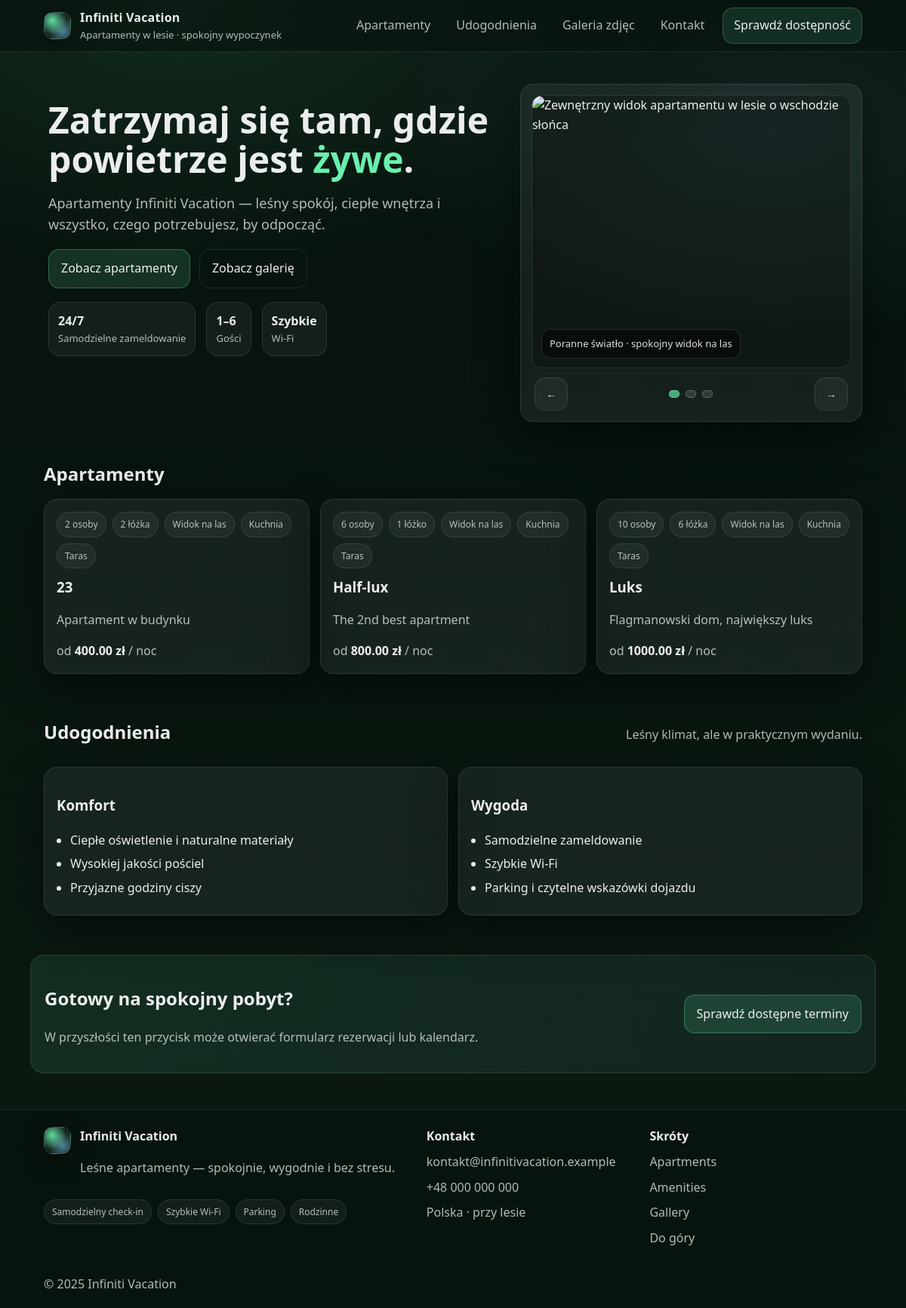
The app's page /website/ with its own data.
### infiniti_vacation/models.py (models this page shows, shortened)
class Apartment(models.Model):
    name = models.CharField(_("Name"), max_length=120)
    slug = models.SlugField(_("Slug"), max_length=140, unique=True)
    short_description = models.CharField(
        _("Short description"), max_length=220, blank=True
    )
    description = models.TextField(_("Description"), blank=True)
    guests_max = models.PositiveSmallIntegerField(_("Max guests"), default=2)
    beds = models.PositiveSmallIntegerField(_("Beds"), default=1)
    has_kitchen = models.BooleanField(_("Kitchen"), default=False)
    has_terrace = models.BooleanField(_("Terrace"), default=False)
    forest_view = models.BooleanField(_("Forest view"), default=True)
    price_per_night_pln = models.DecimalField(
        _("Price per night (PLN)"), max_digits=8, decimal_places=2
    )
    cover_image_path = models.CharField(
        _("Cover image path"),
        max_length=255,
        blank=True,
        help_text=_(
            "Example: infinitivacation/img/apt-1.jpg or static path: "
            "infiniti_vacation/img/slide-1.jpg"
        ),
    )
    is_active = models.BooleanField(_("Active"), default=True)
    created_at = models.DateTimeField(_("Created at"), auto_now_add=True)
    updated_at = models.DateTimeField(_("Updated at"), auto_now=True)
    class Meta:
        verbose_name = _("Apartment")
        verbose_name_plural = _("Apartments")
        ordering = ["name"]
        indexes = [
            models.Index(fields=["is_active"]),
            models.Index(fields=["slug"]),
        ]

### infiniti_vacation/views.py (the view)
# urls.py: path("", home, name="home"),
def home(request):
    apartments = Apartment.objects.filter(is_active=True).order_by("name")
    return render(request, "infiniti_vacation/page.html", {"apartments": apartments})

### infiniti_vacation/templates/infiniti_vacation/page.html (shortened to what this page needs)
{% load static %}
<!doctype html>
<html lang="pl">
<head>
  <link rel="stylesheet" href="{% static 'infiniti_vacation/css/site.css' %}">
</head>
<body>
  {% include "infiniti_vacation/partials/header.html" %}
  <main id="main">
    <section class="hero" id="top">
      <div class="container hero-grid">
        <div class="hero-copy">
          <h1>Zatrzymaj się tam, gdzie powietrze jest <span class="accent">żywe</span>.</h1>
          <p class="lead">
            Apartamenty Infiniti Vacation — leśny spokój, ciepłe wnętrza i wszystko, czego potrzebujesz, by odpocząć.
          </p>
          <div class="hero-actions">
            <a class="btn primary" href="#apartments">Zobacz apartamenty</a>
            <a class="btn ghost" href="#gallery">Zobacz galerię</a>
          </div>
          <div class="hero-stats" role="list" aria-label="Najważniejsze informacje">
            <div class="stat" role="listitem"><strong>24/7</strong><span>Samodzielne zameldowanie</span></div>
            <div class="stat" role="listitem"><strong>1–6</strong><span>Gości</span></div>
            <div class="stat" role="listitem"><strong>Szybkie</strong><span>Wi-Fi</span></div>
          </div>
        </div>
        <div class="slider card" id="gallery" aria-label="Galeria zdjęć apartamentów">
          <div class="slider-viewport" data-slider>
            <figure class="slide is-active">
              <figcaption>Poranne światło · spokojny widok na las</figcaption>
            </figure>
          </div>
          <div class="slider-ui">
            <button class="icon-btn" type="button" data-prev aria-label="Poprzednie zdjęcie">←</button>
            <div class="dots" role="tablist" aria-label="Wybierz zdjęcie">
              <button class="dot is-active" type="button" data-dot="0" role="tab" aria-selected="true"></button>
              <button class="dot" type="button" data-dot="1" role="tab" aria-selected="false"></button>
              <button class="dot" type="button" data-dot="2" role="tab" aria-selected="false"></button>
            </div>
            <button class="icon-btn" type="button" data-next aria-label="Następne zdjęcie">→</button>
          </div>
        </div>
      </div>
    </section>
<section class="section" id="apartments">
  <div class="container">
    <div class="section-head">
      <h2>Apartamenty</h2>
    </div>
    <div class="grid-3">
      {% for apt in apartments %}
        <article class="card listing">
          <div class="listing-top">
            <span class="chip">{{ apt.guests_max }} {% if apt.guests_max == 1 %}osoba{% else %}osoby{% endif %}</span>
            <span class="chip">{{ apt.beds }} {% if apt.beds == 1 %}łóżko{% else %}łóżka{% endif %}</span>
            {% if apt.forest_view %}<span class="chip">Widok na las</span>{% endif %}
            {% if apt.has_kitchen %}<span class="chip">Kuchnia</span>{% endif %}
            {% if apt.has_terrace %}<span class="chip">Taras</span>{% endif %}
          </div>
          <h3>{{ apt.name }}</h3>
          {% if apt.short_description %}
            <p class="muted">{{ apt.short_description }}</p>
          {% elif apt.description %}
            <p class="muted">{{ apt.description|truncatechars:120 }}</p>
          {% endif %}
          <div class="listing-bottom">
            <span class="price">od <strong>{{ apt.price_per_night_pln }} zł</strong> / noc</span>
          </div>
        </article>
      {% empty %}
        <p class="muted">Brak aktywnych apartamentów.</p>
      {% endfor %}
    </div>
  </div>
</section>
    <section class="section" id="amenities">
      <div class="container">
        <div class="section-head">
          <h2>Udogodnienia</h2>
          <p class="muted">Leśny klimat, ale w praktycznym wydaniu.</p>
        </div>
        <div class="grid-2">
          <div class="card amenity">
            <h3>Komfort</h3>
            <ul class="bullets">
              <li>Ciepłe oświetlenie i naturalne materiały</li>
              <li>Wysokiej jakości pościel</li>
              <li>Przyjazne godziny ciszy</li>
            </ul>
          </div>
          <div class="card amenity">
            <h3>Wygoda</h3>
            <ul class="bullets">
              <li>Samodzielne zameldowanie</li>
              <li>Szybkie Wi-Fi</li>
              <li>Parking i czytelne wskazówki dojazdu</li>
            </ul>
          </div>
        </div>
      </div>
    </section>
    <section class="section cta">
      <div class="container cta-inner">
        <div>
          <h2>Gotowy na spokojny pobyt?</h2>
          <p class="muted">W przyszłości ten przycisk może otwierać formularz rezerwacji lub kalendarz.</p>
        </div>
        <a class="btn primary" href="#apartments">Sprawdź dostępne terminy</a>
      </div>
    </section>
  </main>
  {% include "infiniti_vacation/partials/footer.html" %}
</body>
</html>

### infiniti_vacation/static/infiniti_vacation/css/site.css (style rules this page uses)
:root { --bg0: #06110b; --bg1: #0b1a11; --card: rgba(255,255,255,.06); --card2: rgba(255,255,255,.10); --line: rgba(255,255,255,.10); --text: rgba(255,255,255,.92); --muted: rgba(255,255,255,.70); --accent: #69f0ae; --accent2: #7dd3fc; --good: #86efac; --shadow: 0 20px 60px rgba(0,0,0,.45); --radius: 18px; --max: 1120px; }
* { box-sizing:border-box }
html,body { height:100% }
body { margin:0; color:var(--text); font: 16px/1.6 ui-sans-serif, system-ui, -apple-system, Segoe UI, Roboto, Arial; background: radial-gradient(1100px 600px at 20% 0%, rgba(105,240,174,.12), transparent 60%), radial-gradient(900px 500px at 85% 10%, rgba(125,211,252,.10), transparent 55%), linear-gradient(180deg, var(--bg0), var(--bg1)); }
a { color:inherit }
.container { max-width:var(--max); margin:0 auto; padding:0 18px }
.hero { padding:42px 0 24px }
.hero-grid { display:grid; grid-template-columns: 1.15fr .85fr; gap:18px; align-items:stretch; }
.hero-copy { padding:22px 6px 6px; }
h1 { font-size: clamp(34px, 4vw, 54px); line-height:1.08; margin:0 0 12px; }
.accent { color:var(--accent) }
.lead { color:var(--muted); font-size:18px; max-width:58ch }
.hero-actions { display:flex; gap:12px; flex-wrap:wrap; margin-top:16px }
.btn { display:inline-flex; align-items:center; justify-content:center; padding:12px 16px; border-radius:14px; border:1px solid var(--line); background: rgba(255,255,255,.05); text-decoration:none; cursor:pointer; transition: transform .12s ease, background .12s ease; }
.btn.primary { background: rgba(105,240,174,.14); border-color: rgba(105,240,174,.30); }
.btn.ghost { background:transparent }
.hero-stats { display:flex; gap:14px; flex-wrap:wrap; margin-top:18px; }
.stat { padding:12px 12px; border-radius:16px; background: rgba(255,255,255,.05); border:1px solid var(--line); }
.stat strong { display:block; font-size:16px }
.stat span { display:block; font-size:13px; color:var(--muted) }
.card { border-radius: var(--radius); background: var(--card); border: 1px solid var(--line); box-shadow: var(--shadow); }
.section { padding:26px 0 }
.section-head { display:flex; align-items:baseline; justify-content:space-between; gap:14px }
.section-head h2 { margin:0 }
.muted { color:var(--muted) }
.grid-3 { display:grid; grid-template-columns: repeat(3, 1fr); gap:14px; margin-top:14px; }
.grid-2 { display:grid; grid-template-columns: repeat(2, 1fr); gap:14px; margin-top:14px; }
.listing { padding:16px }
.listing-top { display:flex; gap:8px; flex-wrap:wrap; margin-bottom:10px }
.chip { font-size:12px; padding:6px 10px; border-radius:999px; background: rgba(255,255,255,.05); border:1px solid var(--line); color: var(--muted); }
.listing h3 { margin:6px 0 6px }
.listing-bottom { display:flex; align-items:center; justify-content:space-between; gap:12px; margin-top:12px; }
.price { color:var(--muted) }
.price strong { color:var(--text) }
.amenity { padding:16px }
.bullets { margin:10px 0 0; padding-left:18px }
.bullets li { margin:6px 0 }
.cta .cta-inner { display:flex; align-items:center; justify-content:space-between; gap:14px; padding:18px; border-radius: var(--radius); background: linear-gradient(135deg, rgba(105,240,174,.10), rgba(125,211,252,.07)); border:1px solid var(--line); }
.slider { padding:14px }
.slider-viewport { position:relative; overflow:hidden; border-radius: 14px; border:1px solid var(--line); background: rgba(0,0,0,.25); }
.slide { position:absolute; inset:0; opacity:0; transform: scale(1.01); transition: opacity .35s ease, transform .45s ease; margin:0; }
.slide.is-active { position:relative; opacity:1; transform: scale(1.0); }
.slide figcaption { position:absolute; left:12px; bottom:12px; padding:8px 10px; border-radius: 12px; background: rgba(0,0,0,.45); border:1px solid rgba(255,255,255,.12); color: rgba(255,255,255,.86); font-size:13px; }
.slider-ui { display:flex; align-items:center; justify-content:space-between; gap:10px; padding:12px 4px 0; }
.icon-btn { width:44px; height:44px; border-radius:14px; border:1px solid var(--line); background: rgba(255,255,255,.05); color: var(--text); cursor:pointer; }
.dots { display:flex; gap:8px; align-items:center; justify-content:center; flex:1 }
.dot { width:10px; height:10px; border-radius:999px; border:1px solid rgba(255,255,255,.25); background: rgba(255,255,255,.12); cursor:pointer; }
.dot.is-active { background: rgba(105,240,174,.65); border-color: rgba(105,240,174,.65); }

### records on screen
Apartment: guests_max "2", shows "osoby", beds "2", shows "łóżka", forest_view "Widok na las", has_kitchen "Kuchnia", has_terrace "Taras", name "23", short_description "Apartament w budynku", price_per_night_pln "400.00"
Apartment: guests_max "6", shows "osoby", beds "1", shows "łóżko", forest_view "Widok na las", has_kitchen "Kuchnia", has_terrace "Taras", name "Half-lux", short_description "The 2nd best apartment", price_per_night_pln "800.00"
Apartment: guests_max "10", shows "osoby", beds "6", shows "łóżka", forest_view "Widok na las", has_kitchen "Kuchnia", has_terrace "Taras", name "Luks", short_description "Flagmanowski dom, największy luks", price_per_night_pln "1000.00"
